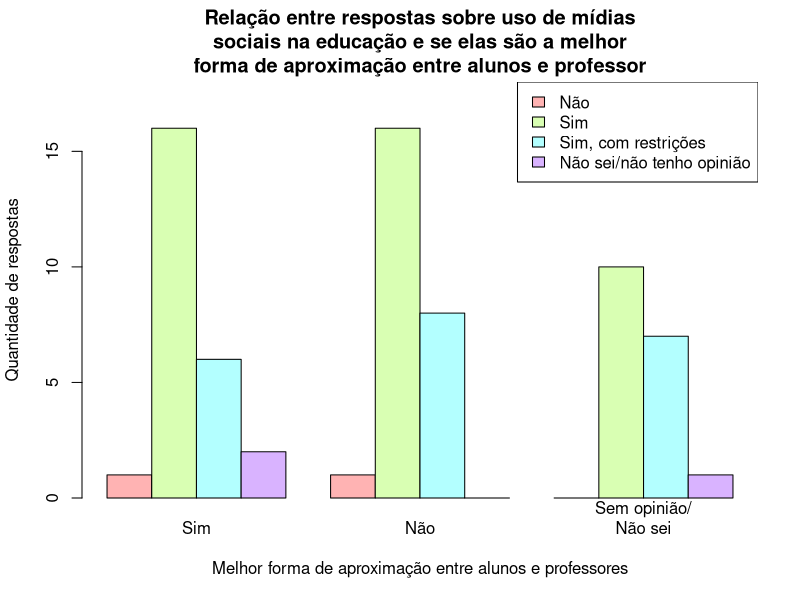

This chart was generated by the following R code:
library(readxl)
# Carrega a planilha em um dataframe
df <- read_excel("dados/umses_alunos_2018.xlsx")

graf <- table(data.frame(df$usoacademico, df$profchegaal))

lbls = c("Sim", "Não", "Sem opinião/\nNão sei")

png("graficos/relacao-uso-midias-sociais-educacao-por-aproximacao-aluno-prof.png", width=600, height=600)

barplot(graf,
        main="Relação entre respostas sobre uso de mídias\nsociais na educação e se elas são a melhor\nforma de aproximação entre alunos e professor",
        beside=TRUE,
        names.arg=lbls,
        ylim=c(0, max(graf) + 2),
        col=rainbow(4, s=.3),
        xlab="Melhor forma de aproximação entre alunos e professores",
        ylab="Quantidade de respostas")

legend("topright", c("Não", "Sim", "Sim, com restrições", "Não sei/não tenho opinião"), fill=rainbow(4, s=.3))

dev.off()

